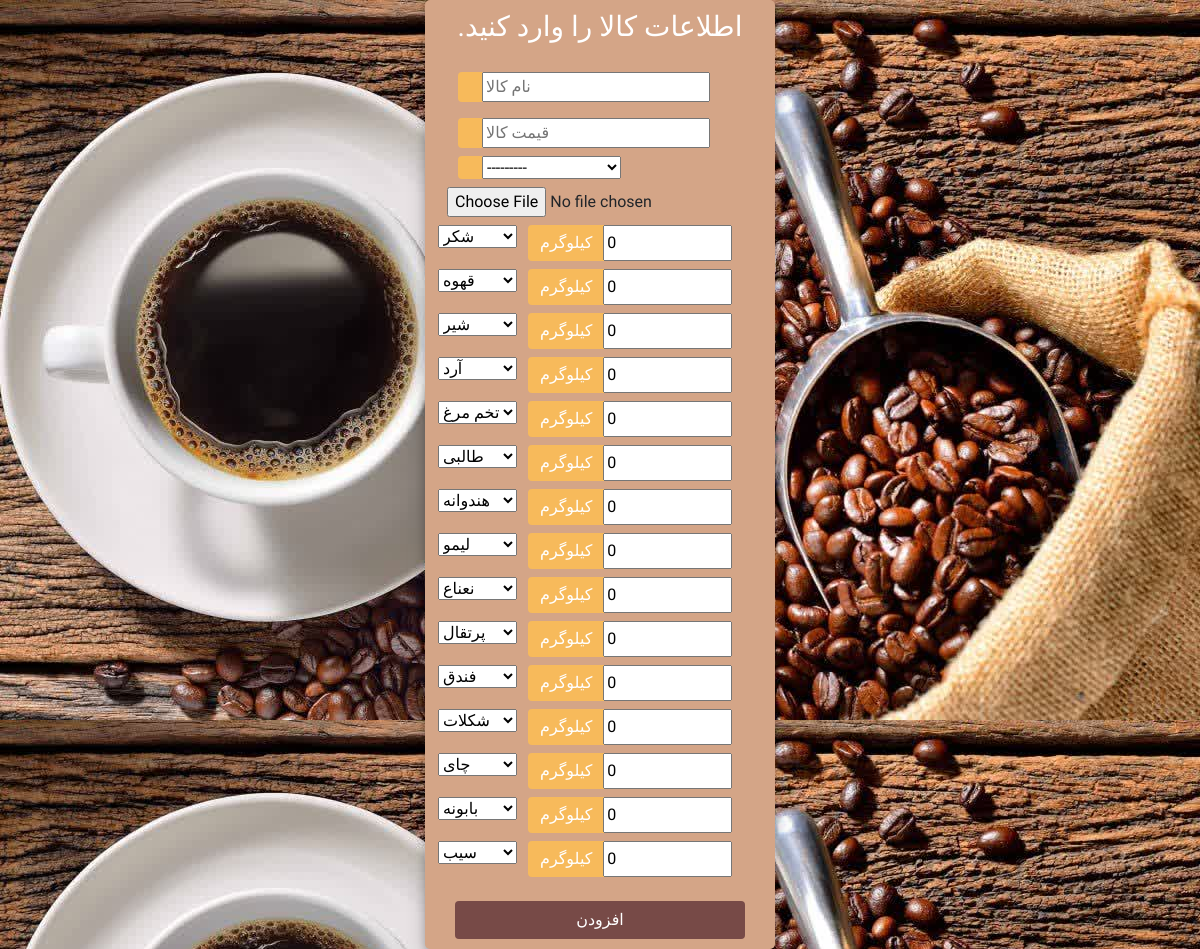
Page /addproduct/ on the committed database.
### accounts/models.py (models this page shows)
class Storage(models.Model):
    name = models.CharField(max_length=255, unique=True)
    amount = models.FloatField(default=0)
    unit = models.CharField(max_length=50)
    def __str__(self):
        return self.name

### accounts/views.py (the view, shortened to what this page needs)
# urls.py: path("addproduct/", views.create_product_view, name="add"),
def create_product_view(request):
    ProductIngredientFormset = forms.inlineformset_factory(
        Product,
        ProductIngredient,
        fields=["ingredient", "amount"],
        extra=Storage.objects.count(),
    )
    form = ProductForm()
    formset = ProductIngredientFormset(
        initial=[{"ingredient": ingredient} for ingredient in Storage.objects.all()]
    )
    context = {"form": form, "formset": formset}
    return render(request, "accounts/addproduct.html", context)

### accounts/forms.py
class ProductForm(forms.ModelForm):
    class Meta:
        model = Product
        fields = ["name", "price", "category", "image"]
        widgets = {
            "name": forms.TextInput(attrs={"placeholder": "نام کالا"}),
            "price": forms.NumberInput(attrs={"placeholder": "قیمت کالا"}),
        }

### accounts/models.py (called while the page is built)
    def __str__(self):
        return self.name

### accounts/templates/accounts/addproduct.html (shortened to what this page needs)
{% load static %}
<!DOCTYPE html>
<html>
<head>
	<link rel="stylesheet" href="https://stackpath.bootstrapcdn.com/bootstrap/4.1.3/css/bootstrap.min.css">
	<link rel="stylesheet" href="https://use.fontawesome.com/releases/v5.6.1/css/all.css">
    <link href='https://unpkg.com/css.gg@2.0.0/icons/css/glass.css' rel='stylesheet'>
    <link href='https://unpkg.com/css.gg@2.0.0/icons/css/dollar.css' rel='stylesheet'>
    <link href='https://unpkg.com/css.gg@2.0.0/icons/css/align-right.css' rel='stylesheet'>
</head>
<body>
	<div class="container h-100 , lalezar-regular">
		<div class="d-flex justify-content-center h-100">
			<div class="user_card">
                <div class="d-flex justify-content-center">
					<h3 id="form-title" >.اطلاعات کالا را وارد کنید</h3>
				</div>
				<div class="d-flex justify-content-center form_container , lalezar-regular">
					<form method="POST" action="" enctype="multipart/form-data">
						<div class="input-group mb-3">
							<div class="input-group-append">
								<span class="input-group-text"></span>
							</div>
							{{form.name}}
						</div>
						<div class="input-group mb-2">
							<div class="input-group-append">
								<span class="input-group-text"></span>
							</div>
							{{form.price}}
						</div>
						<div class="input-group mb-2">
							<div class="input-group-append">
								<span class="input-group-text"></span>
							</div>
							{{form.category}}
						</div>
						<div class="input-group mb-2 mx-4">
							{{form.image}}
						</div>
						{% for formset_form in formset %}
							<div style="display: flex; flex-wrap: nowrap;" class="container row">
								<div class="col col-md-2">
									{{ formset_form.ingredient }}
								</div>
								<div class="col col-md-10">
									<div class="input-group mb-2" style="display: flex; flex-wrap: nowrap;">
										<div class=" input-group-prepend">
											<span class="input-group-text">{{ formset_form.ingredient.initial.unit }}</span>
										</div>
										{{ formset_form.amount }}
									</div>
								</div>
							</div>
						{% endfor %}
						<div class="d-flex justify-content-center mt-3 login_container">
							<button type="submit" class="btn login_btn">
								افزودن
							</button>
						</div>
					</form>
				</div>
			</div>
		</div>
	</div>
</body>
</html>

### rows in the picture
Storage: ingredient.initial.unit "کیلوگرم"
Storage: ingredient.initial.unit "کیلوگرم"
Storage: ingredient.initial.unit "کیلوگرم"
Storage: ingredient.initial.unit "کیلوگرم"
Storage: ingredient.initial.unit "کیلوگرم"
Storage: ingredient.initial.unit "کیلوگرم"
Storage: ingredient.initial.unit "کیلوگرم"
Storage: ingredient.initial.unit "کیلوگرم"
Storage: ingredient.initial.unit "کیلوگرم"
Storage: ingredient.initial.unit "کیلوگرم"
Storage: ingredient.initial.unit "کیلوگرم"
Storage: ingredient.initial.unit "کیلوگرم"
Storage: ingredient.initial.unit "کیلوگرم"
Storage: ingredient.initial.unit "کیلوگرم"
Storage: ingredient.initial.unit "کیلوگرم"
